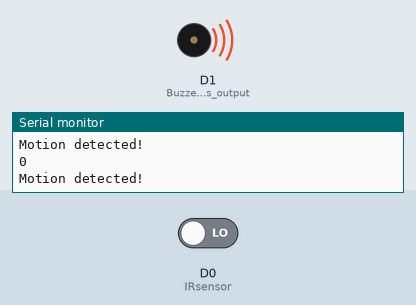
Simulated run of this sketch. Board: ESP8266 (NodeMCU). Parts: buzzer (waves = sounding, pin HIGH), the last lines printed to the serial monitor. Inputs (shaded band) come from the test bench; at power-on: D0 (IRsensor) LOW.

Above: at 1.8 s.
1.9 s: D0 (IRsensor) driven HIGH
At 2.8 s:
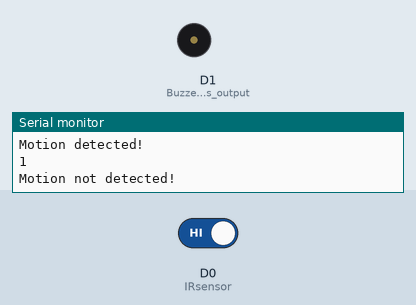
4.0 s: D0 (IRsensor) driven LOW
At 5.9 s:
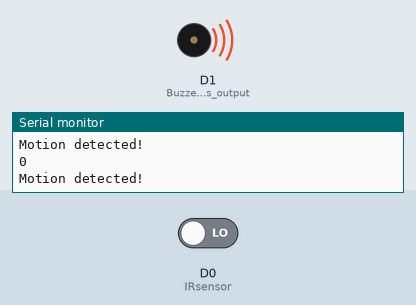
Timing chart, 0 to 7.4 s (numbered marks = the images above; inputs shaded):
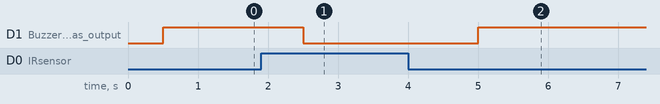

Measured:
- after the input at 1.9 s, D1 (Buzzer_alaram_as_output): HIGH → LOW after 0.60 s
- after the input at 4.0 s, D1 (Buzzer_alaram_as_output): LOW → HIGH after 1.0 s

The sketch:

IRDigital.ino
```cpp
// Code to use the IR Sensor in Digital Mode with NodeMCU
int Balarm = D1;
int IRsensor = D0;
void setup() {
  pinMode(IRsensor, INPUT); // IR sensor as input
  pinMode(D1, OUTPUT);   // Buzzer alaram as output
  Serial.begin(9600);

}

void loop(){
  int state = digitalRead(IRsensor); //Continuously check the state of IR sensor
  delay(500);                         //Check state of IR after every half second
  Serial.println(state);
    if(state==HIGH){
      Serial.println("Motion not detected!");
      digitalWrite (D1, LOW);    //If intrusion detected ring the buzzer
      delay(2000);

    }
    else {
      digitalWrite (D1, HIGH);     //No intrusion Buzzer off
      Serial.println("Motion detected!");
      }
}
```
